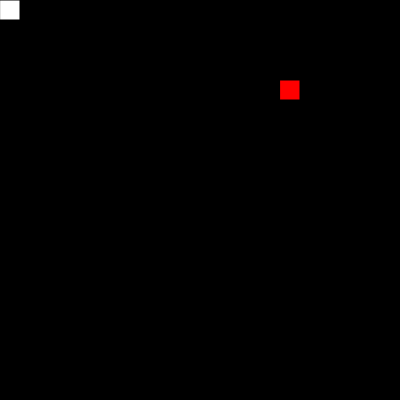
Frame 1 (no input)
Frame 60 (no input): identical to frame 1, image omitted
Frame 120 (the mouse pressed at the canvas centre since frame 60): identical to frame 1, image omitted

The p5.js sketch that drew this single still picture (run headless with seeded random() and noise() and a simulated clock; from frame 60 on, the mouse is pressed at the canvas centre):

// p5.js sketch
// ── sketch.js
var timmehTheSnake
var scl = 20;
var food; 
function preload() {}
function setup() {
  createCanvas(400, 400);
  timmehTheSnake = new Snake()
  frameRate(500)
  pickLocation();
}
function draw() {
  background("black");
  timmehTheSnake.update();
  timmehTheSnake.show();
  if(timmehTheSnake.eat(food)) {
    pickLocation();
  } 

  fill(255,0,0);
  rect(food.x, food.y, scl, scl);

}

function keyPressed () {
  if(keyCode === UP_ARROW){
    timmehTheSnake.dir(0,-1);
  }
  else if(keyCode === DOWN_ARROW){
    console.log("Working");
    timmehTheSnake.dir(0,1);
  }
  else if(keyCode === LEFT_ARROW){
    timmehTheSnake.dir(-1,0);
  }
  else if(keyCode === RIGHT_ARROW){
    timmehTheSnake.dir(1,0);
  }

}

function pickLocation() {
  var cols = floor(width/scl);
  var rows = floor(height/scl);
  console.log("coloums" + cols);
  console.log("rows" + rows);
  food = createVector(floor(random(cols)),floor((random(rows))))
  food.mult(scl);
  console.log("food" + food);
}
// ── Snake.js
class Snake{
    constructor(){
        this.x = 0
        this.y = 0
        this.xSpeed = 0
        this.ySpeed = 0
        this.total = 0 
        this.score = 0
    }
    show() {
        fill(255);
        rect(this.x,this.y,20,20);
    }
    dir(x,y) {
        this.xSpeed = x;
        this.ySpeed = y;
    }
    update() {
        this.x = this.x+this.xSpeed;
        this.y = this.y+this.ySpeed;
    }

    eat(pos) {
        var d = dist(this.x, this.y, pos.x, pos.y)
        if(d<1) {
            this.total++
            this.score++
            return true;
        }
        else{
            return false;
        }
    }
}
